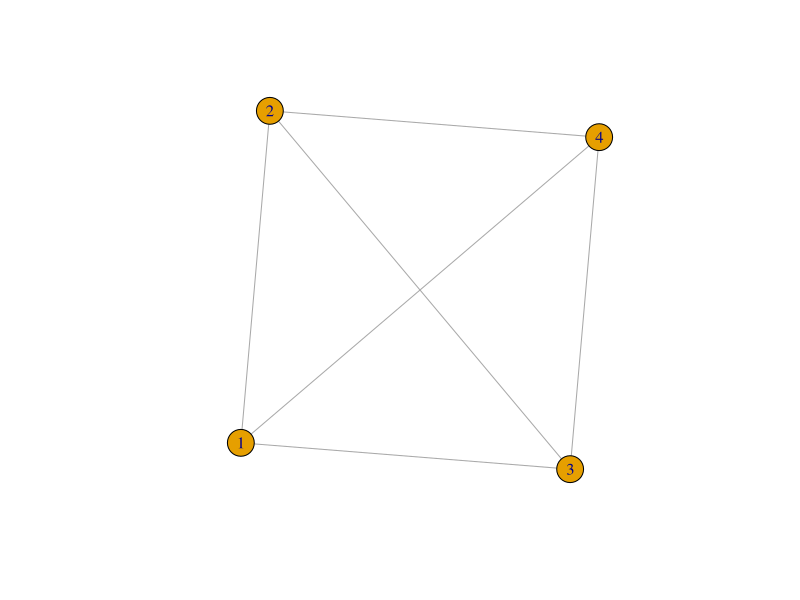
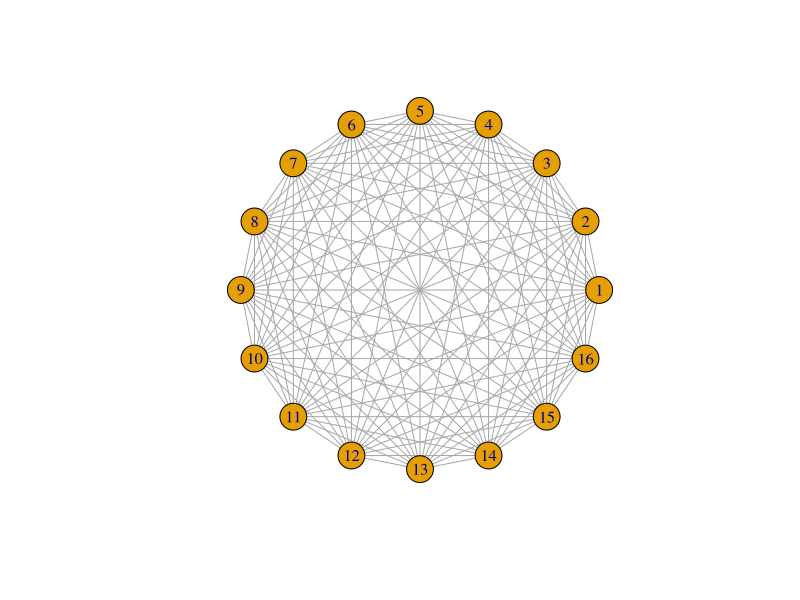
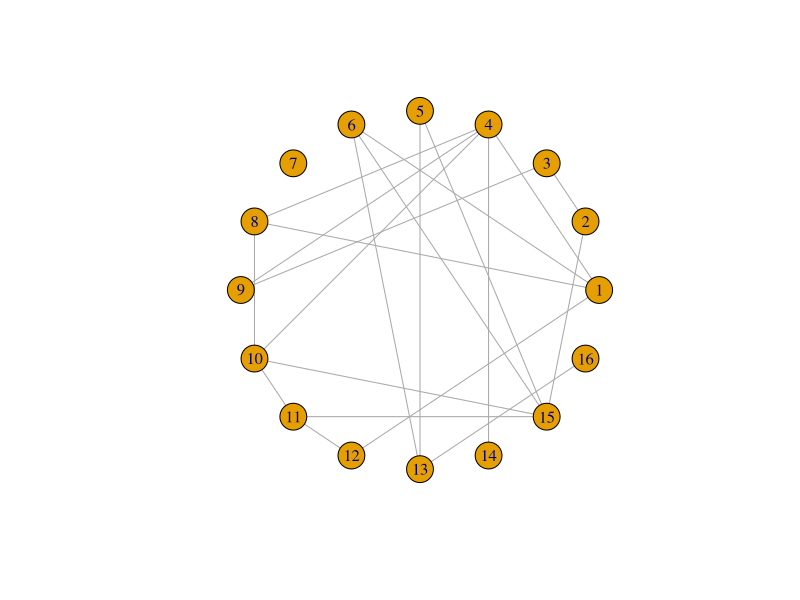
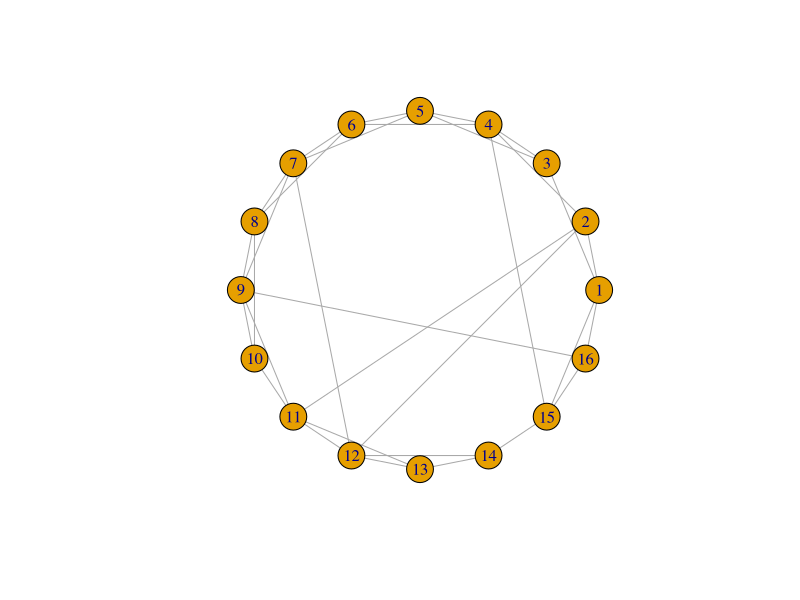
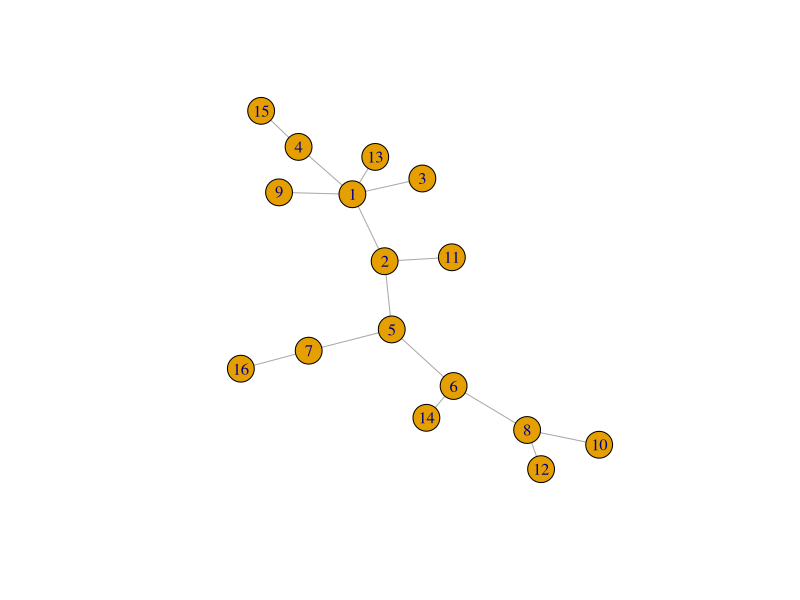
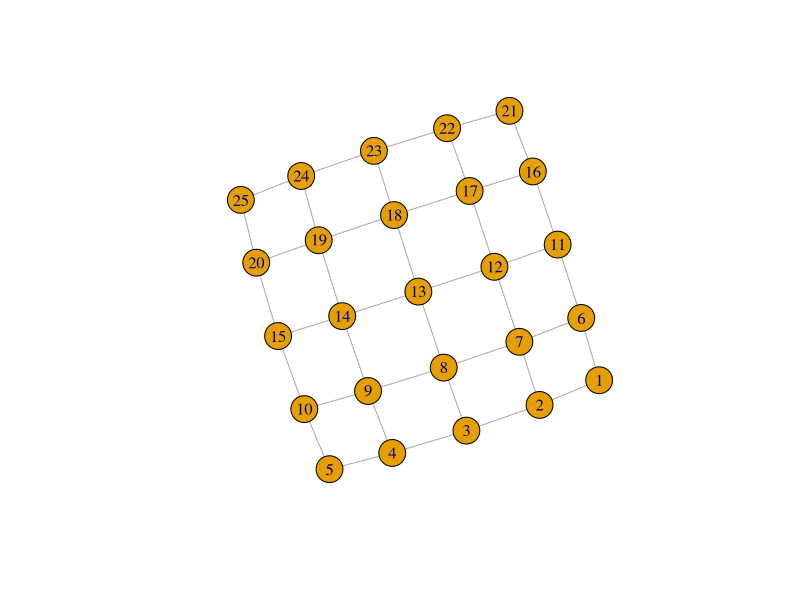
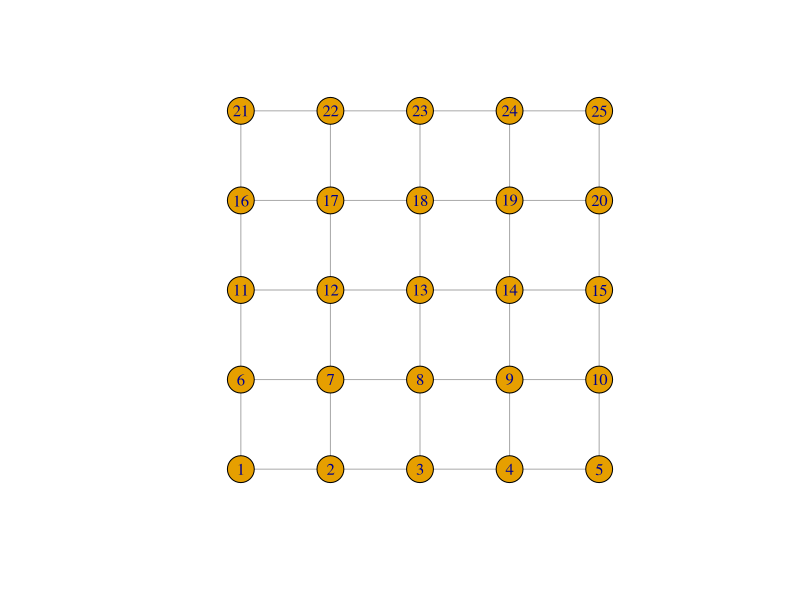
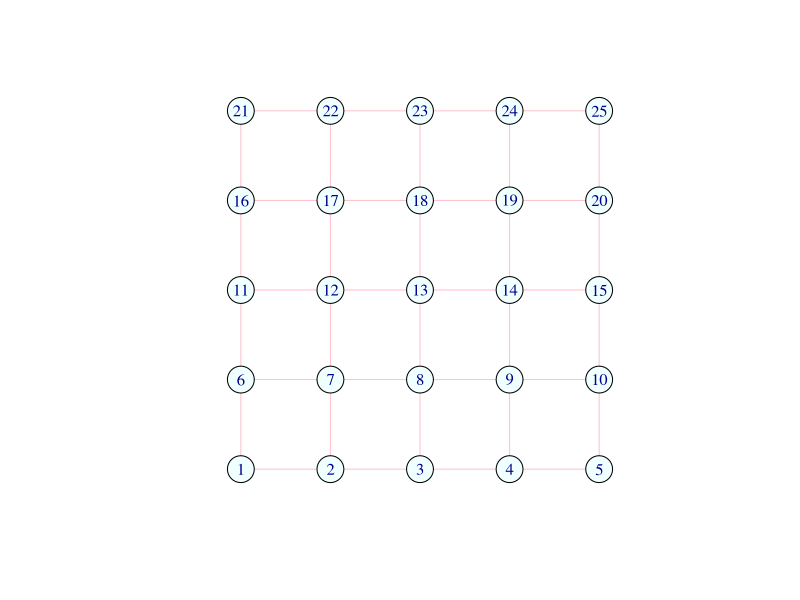

Source code (R) for these figures, in order: (Note: this script raises an error after producing the figures.)
## ---- chunk 1
library(igraph) # For network functionality
library(data.table)
library(ggplot2)

# Complete graph with 4 nodes
gr <- make_full_graph(4)
print(gr)
## ---- chunk 2
plot(gr)
## ---- chunk 3
make_full_graph(16)
make_ring(16)
make_ring(16, circular = FALSE)
make_lattice(c(4, 4))
## ---- chunk 4
plot(make_full_graph(16), layout = layout_in_circle)
## ---- chunk 5
plot(sample_gnp(16, 0.2), layout = layout_in_circle)
## ---- chunk 6
plot(sample_smallworld(1, 16, 2, 0.1), layout = layout_in_circle)
## ---- chunk 7
plot(sample_pa(16, directed = FALSE))
## ---- chunk 8
network <- make_lattice(c(5, 5)) 
print(network) 
plot(network)
## ---- chunk 9
vcount(network) 
ecount(network) 
degree(network)
## ---- chunk 10
network$layout <- layout_on_grid(network)
print(network)
plot(network)
## ---- chunk 11
V(network)$color <- "azure"
E(network)$color <- "pink" 
plot(network) # lovely
## ---- chunk 12
V(network)[[]]
E(network)[[]]
## ---- chunk 13
print(network)
## ---- chunk 14
V(network)[12]$color <- "orange"
plot(network)
## ---- chunk 15
V(network)[color == "orange"]$color <- "pink" 
plot(network)
## ---- chunk 16
# Pink is contagious:
V(network)[.nei(color == "pink")]$color <- "pink"
plot(network)
## ---- chunk 17
V(network)$label <- NA
V(network)$shape <- "square"
plot(network)
## ---- chunk 18
library(igraph)
library(data.table)

# Set up a transmission network of n nodes by preferential attachment with 
# affinity proportional to degree^m.
create_network <- function(n, d, layout = layout_nicely)
{
	# Create the network by preferential attachment, passing on the parameters 
	# n and power
	network <- sample_pa(n, d, directed = FALSE)

    # Add the "state" attribute to the vertices of the network, which can be
	# "S", "I", "R", or "V". 
	# Start out everyone as susceptible ...
    V(network)$state <- "S"
    # ... except make 5 random individuals infectious.
    V(network)$state[sample(vcount(network), 5, prob = degree(network))] <- "I"

    # Reorder vertices so they go in order from least to most connected. This
    # is to help with degree-targeted vaccination, and also to make the 
    # most connected vertices plot on top so they don't get hidden. 
	network <- permute(network, rank(degree(network), ties.method = "first"))
    # Set the network layout so it doesn't change every time it's plotted.
    network$layout <- layout(network)
    
    return (network)
}
## ---- chunk 19
net <- create_network(n = 40, d = 1)
plot(net)
## ---- chunk 20
# Plot a network, highlighting the degree of each node by different colours.
plot_degree <- function(network)
{
	# Set up palette
	colors <- hcl.colors(5, "Zissou 1")
	
	# Classify nodes by degree
	deg <- cut(degree(network), 
		breaks = c(1, 2, 5, 10, 20, Inf),
		labels = c("1", "2-4", "5-9", "10-19", "20+"),
		include.lowest = TRUE, right = FALSE)

	# Plot network
	plot(network, 
		vertex.color = colors[deg],
		vertex.label = NA,
		vertex.size = 4)
	legend("topright", levels(deg), fill = colors, title = "Degree")
}
## ---- chunk 21
net <- create_network(500, 1.5)
plot_degree(net)
## ---- chunk 22
# Plot a network, colouring by state (S/I/R/V).
plot_state <- function(network)
{
	# Set up palette
	colors <- c(S = "lightblue", I = "red", R = "darkblue", V = "white")
	
	# Plot network
	plot(network, 
		vertex.color = colors[V(network)$state], 
		vertex.label = NA,
		vertex.size = 4)
	legend("topright", names(colors), fill = colors, title = "State")
}

net <- create_network(500, 1)
plot_state(net)
## ---- chunk 23
# Enact one step of the network model: infectious individuals infect 
# susceptible neighbours with probability p, and recover after one time step.
network_step <- function(net, p)
{
    # Identify all susceptible neighbours of infectious individuals, 
    # who are "at risk" of infection
    at_risk <- V(net)[state == "S" & .nei(state == "I")]
    
    # Use the transmission probability to select who gets exposed from
    # among those at risk
    exposed <- at_risk[runif(length(at_risk)) < p]
    
    # All currently infectious individuals will recover
    V(net)[state == "I"]$state <- "R"
    
    # All exposed individuals become infectious
    V(net)[exposed]$state <- "I"

    return (net)
}
## ---- chunk 24
net <- create_network(500, 1)

net <- network_step(net, p = 0.8)
plot_state(net)
## ---- chunk 25
# Run the transmission model on the network with maximum simulation time t_max
# and transmission probability p.
run_model <- function(net, t_max, p)
{
	# Plot network degree
	plot_degree(net)
	Sys.sleep(2.0)

    # Iterate over each time step
    for (t in 0:t_max)
    {
        # Plot current state
    	Sys.sleep(0.5)
    	plot_state(net)

        # Stop early if no infectious individuals are left
        if (!any(V(net)$state == "I")) {
        	break;
        }

        # Run one step of the network model
        net <- network_step(net, p)
    }
    
    # Return final outbreak size
    return (sum(V(net)$state == "R"))
}
## ---- chunk 26
net <- create_network(500, 1)
run_model(net, 100, 0.8)
## ---- chunk 27
vaccinate_network <- function(network, v, k)
{ 
	# ... do vaccination here ... 
	return (network)
}
## ---- chunk 28
# Run the transmission model on the network with maximum simulation time t_max
# and transmission probability p; plot the network as the model is running if
# animate = TRUE.
run_model <- function(net, t_max, p, animate = FALSE)
{
	# Plot network degree
    if (animate) {
    	plot_degree(net)
    	Sys.sleep(2.0)
    }

	# Set up results
    dt <- list()

    # Iterate over each time step
    for (t in 0:t_max)
    {
    	# Store results
        dt[[length(dt) + 1]] <- data.table(
    		S = sum(V(net)$state == "S"),
    		I = sum(V(net)$state == "I"),
    		R = sum(V(net)$state == "R"),
    		V = sum(V(net)$state == "V")
    	)

        # Plot current state
        if (animate) {
        	Sys.sleep(0.5)
        	plot_state(net)
        }
        
        # Stop early if no infectious individuals are left
        if (!any(V(net)$state == "I")) {
        	break;
        }

        # Run one step of the network model
        net <- network_step(net, p)
    }
    
    # Return the epi curve, including empirical calculation of Rt
    results <- rbindlist(dt, idcol = "t")
    results$Rt <- results$I / shift(results$I, 1) # new infections per new infection last time step
    return (results)
}

# Run the model nsim times with parameters in params (n, d, v, k, t_max, p),
# showing the animated network the first nanim times, and returning a data.table
# with the results of each simulation.
run_scenario <- function(params, nsim, nanim = 1)
{
	results <- list()
	
	for (sim in 1:nsim)
	{
		net <- create_network(params$n, params$power)
		net <- vaccinate_network(net, params$v, params$k)

		results[[sim]] <- run_model(net, params$t_max, params$p, animate = sim <= nanim)
		
		cat(".")
	}
	cat("\n");
	
	results <- rbindlist(results, idcol = "run")
	return (results)
}

params <- list(
	n = 500,
	d = 0,
	p = 0.8,
	v = 0.3,
	k = 0,
	t_max = 100
)

x <- run_scenario(params, nsim = 5, nanim = 0)

ggplot(x) +
	geom_line(aes(x = t, y = R, group = run))
